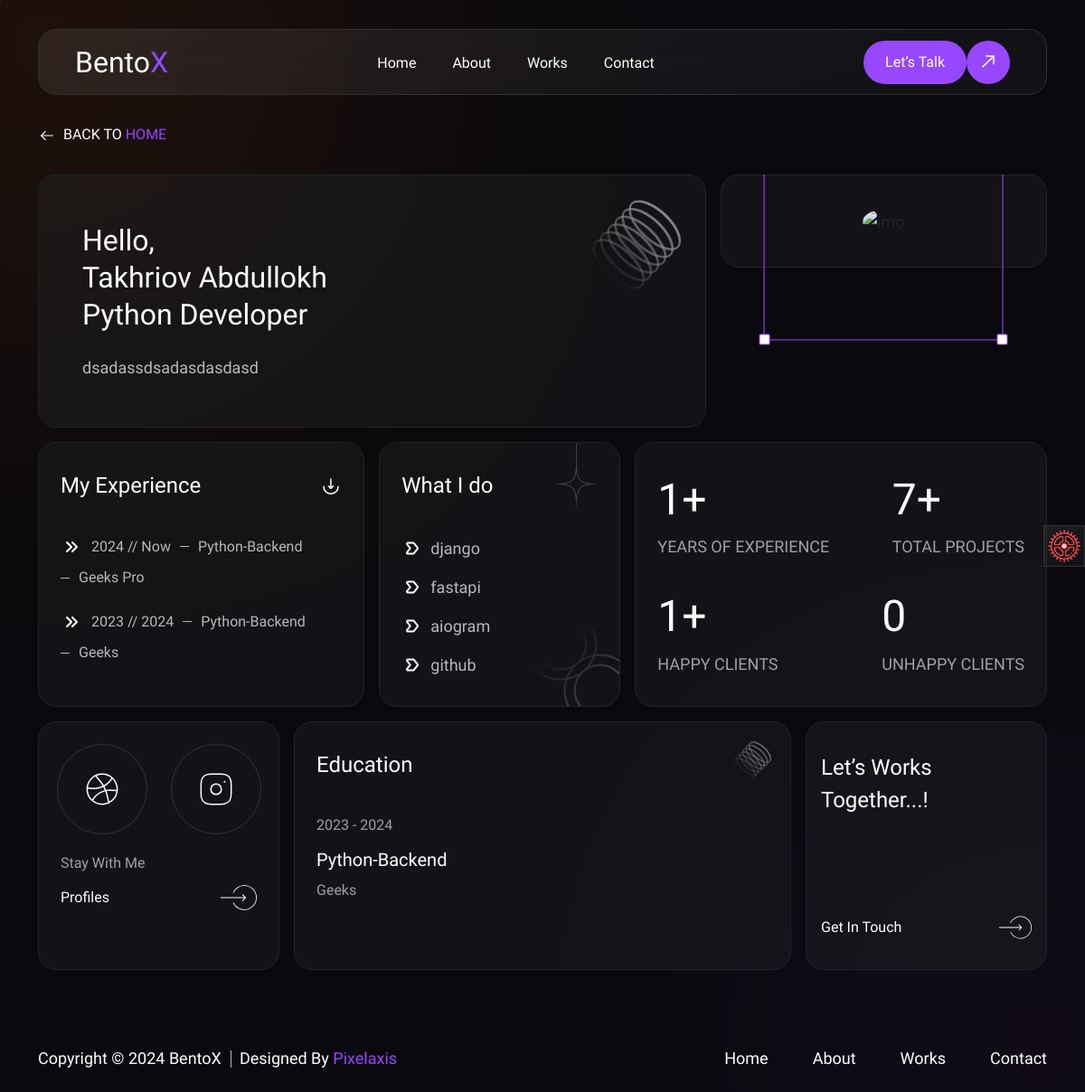
The page /about/ on the database its author committed.
### apps/about/models.py (models this page shows, shortened)
class About(models.Model):
    image = models.ImageField(
        upload_to="images",
        verbose_name= "Фотография"
    )
    title = models.CharField(
        max_length = 255,
        verbose_name = "Язык програмиравание"
    )
    name = models.CharField(
        max_length = 255,
        verbose_name = "ФИО"
    )
    description = models.TextField(
        verbose_name = "Описание"
    )
    experience = models.IntegerField(
        verbose_name = "Опыт Работы"
    )
    project = models.IntegerField(
        verbose_name = "Кол-во Проектов"
    )
    happyclient = models.IntegerField(
        verbose_name = "Кол-во довольнных клиентов"
    )
    unhappyclient = models.IntegerField(
        verbose_name = "Кол-во Недовольныхх клиентов"
    )
    class Meta:
          verbose_name = "Базовые настройки"
          verbose_name_plural = "Базавая настройка"

class Path(models.Model):
    year1 = models.IntegerField(
        verbose_name = "Год"
    )
    year2 = models.CharField(
        max_length = 255,
        verbose_name = "Год2"
    )
    direction = models.CharField(
        max_length = 255,
        verbose_name = "Направление"
    )
    company = models.CharField(
        max_length = 255,
        verbose_name = "Компания"
    )
    class Meta:
          verbose_name = "Настройки Путя"
          verbose_name_plural = "Настройка  Путя"

class Skills(models.Model):
      title = models.CharField(
        max_length = 255,
        verbose_name = "Скиллы"
    )
      class Meta:
          verbose_name = "Настройки скиллов"
          verbose_name_plural = "Настройка склиллов"

class Education(models.Model):
    year1 = models.IntegerField(
        verbose_name = "Год1"
    )
    year2 = models.IntegerField(
        verbose_name = "Год2"
    )
    direction = models.CharField(
        max_length = 255,
        verbose_name = "Направлние"
    )
    company = models.CharField(
        max_length = 255,
        verbose_name = "Обучение"
    )
    class Meta:
          verbose_name = "Настройки Оброзавания"
          verbose_name_plural = "Настройка Оброзавания"

### apps/about/views.py (the view)
# urls.py: path('about/', about, name='about'),
def about(request):
    about = About.objects.latest('id')
    skills = Skills.objects.all()
    path = Path.objects.all()
    education = Education.objects.all()
    return render(request, 'about/about.html', locals())

### templates/about/about.html (shortened to what this page needs)
{% load static %}
<!doctype html>
<html lang="en">
<head>
    <link rel="stylesheet" href="{% static 'assets/css/plugins/aos.css' %}">
    <link href="https://iconsax.gitlab.io/i/icons.css" rel="stylesheet">
    <link rel="stylesheet" href="{% static 'assets/css/style.min.css' %}">
</head>
<body class="position-relative">
    <main class="main  body-bg overflow-hidden">
        <div class="tigger-arrow">
            <div class="gear-icon">
                <img src="{% static 'assets/images/gear.png' %}" alt="img">
            </div>
        </div>
        {% include "include/header.html" %}
        <div class="container position-relative cus-z1 d-flex justify-content-center justify-content-lg-start mb-xxl-15 mb-xl-8 mb-7">
            <div class="backmenu-head">
                <a href="{% url 'index' %}" class="fw_400 fs-seven n0-color text-uppercase golelayla-logo">
                    <span class="ms-1 n0-color">
                        Back To <span class="s1-color"> Home</span>
                    </span>
                </a>
            </div>
        </div>
        <section class="body-box position-relative cus-z-1 pb-xxl-20 pb-xl-15 pb-lg-10 pb-9">
            <div class="container">
                <div class="row mb-xxl-6 mb-4 flex-row-reverse justify-content-center g-xxl-6 g-4 g-xxl-6 g-4">
                    <div class="col-lg-4 col-md-5 col-sm-8" data-aos="zoom-in-up" data-aos-duration="1000">
                        <div class="cmn-box py-xxl-9 py-xl-9 py-lg-9 py-5 px-xxl-8 px-xl-6 px-lg-4 px-6" data-aos="zoom-in-down" data-aos-duration="2000">
                            <div class="layla-thumb position-relative about-layla m-auto text-center">
                                <div class="layla-resize">
                                    <img src="{% static 'assets/images/global/img-resize.png' %}" alt="img">
                                </div>
                            </div>
                        </div>
                    </div>
                    <div class="col-lg-8">
                       <div class="cmn-box py-xxl-13 py-md-13 py-8 px-xxl-15 px-md-12 px-4" data-aos="zoom-in-down" data-aos-duration="1400">
                            <img src="{% static 'assets/images/global/ring2.png' %}" alt="img" class="s-shape2">
                            <div class="layla-infoabout text-center">
                                <h4 class="text-white mb-md-6 mb-4 fw_500">
                                    <span class="d-block">Hello,</span>
                                    {{about.name}}
                                    <span class="d-block">
                                        {{about.title}} Developer
                                    </span>
                                </h4>
                                <p>
                                    {{about.description}}
                                </p>
                            </div>
                       </div>
                    </div>
                </div>
                <div class="row g-xxl-6 g-4 mb-xxl-6 mb-4">
                    <div class="col-xl-4 col-lg-6 col-md-6" data-aos="fade-down" data-aos-duration="1200">
                        <div class="cmn-box h-100 py-xxl-8 py-xl-8 py-lg-8 py-5 px-xxl-8 px-xl-6 px-lg-4 px-6">
                            <div class="d-flex align-items-center justify-content-between mb-10">
                                <h5 class="fw_500 n0-color">
                                    My Experience
                                </h5>
                                <a>
                                </a>
                            </div>
                            <ul class="about-expritext">
                                {% for path in path %}
                                <li>
                                    <span>
                                        <svg width="24" height="24" viewBox="0 0 24 24" fill="none" xmlns="http://www.w3.org/2000/svg">
                                            <path d="M7 7L12 12L7 17M13 7L18 12L13 17" stroke="white" stroke-width="2" stroke-linecap="round" stroke-linejoin="round"/>
                                        </svg>
                                    </span>
                                    <span class="n07">
                                        {{path.year1}} // {{path.year2}}
                                    </span>
                                    <span class="n07 nameta">
                                        {{path.direction}}
                                    </span>
                                    <span class="n07 nameta">
                                        {{path.company}}
                                    </span>
                                </li>
                                {% endfor %}
                            </ul>
                        </div>
                    </div>
                    <div class="col-xl-3 col-lg-6 col-md-6" data-aos="fade-up" data-aos-duration="1400">
                        <div class="cmn-box h-100 py-xxl-8 py-xl-8 py-lg-8 py-5 px-xxl-8 px-xl-6 px-lg-4 px-6">
                            <h5 class="fw_500 n0-color mb-10">
                                What I do
                            </h5>
                            <ul class="about-expritext about-expritext-two">
                                {% for skills in skills %}
                                <li>
                                    <span>
                                    </span>
                                    <span class="n07 fs-six fw_300">
                                        {{skills.title}}
                                    </span>
                                </li>
                                {% endfor %}
                            </ul>
                            <img src="{% static 'assets/images/global/s-shape1rotate.png' %}" alt="img" class="s-shape2rotate">
                            <img src="{% static 'assets/images/global/s-shape3.png' %}" alt="img" class="s-shape3">
                        </div>
                    </div>
                    <div class="col-xl-5" data-aos="fade-down" data-aos-duration="1800">
                        <div class="cmn-box h-100 about-countexprience-wrap py-xxl-8 py-xl-8 py-lg-8 py-5 px-xxl-8 px-xl-6 px-lg-4 px-6">
                            <div class="expri-items-box about-items-counter">
                                <h2 class="fw_600 n0-color mb-2">
                                    {{about.experience}}+
                                </h2>
                                <span class="expri-clr text-uppercase n00-color fw_300 fs-six">
                                    YEARS OF EXPERIENCE
                                </span>
                            </div>
                            <div class="expri-items-box about-items-counter">
                                <h2 class="fw_600 n0-color mb-2">
                                   {{about.project}}+
                                </h2>
                                <span class="expri-clr text-uppercase n00-color fw_300 fs-six">
                                    TOTAL PROJECTS
                                </span>
                            </div>
                            <div class="expri-items-box about-items-counter">
                                <h2 class="fw_600 n0-color mb-2">
                                    {{about.happyclient}}+
                                </h2>
                                <span class="expri-clr text-uppercase n00-color fw_300 fs-six">
                                    HAPPY CLIENTS
                                </span>
                            </div>
                            <div class="expri-items-box about-items-counter">
                                <h2 class="fw_600 n0-color mb-2">
                                    {{about.unhappyclient}}
                                </h2>
                                <span class="expri-clr text-uppercase n00-color fw_300 fs-six">
                                    UNHAPPY CLIENTS
                                </span>
                            </div>
                        </div>
                    </div>
                </div>
                <div class="row g-xxl-6 g-4">
                    <div class="col-lg-3 col-md-6" data-aos="zoom-in-down" data-aos-duration="1400">
                        <div class="text-center h-100 cmn-box position-relative pt-xxl-7 pt-xl-6 pt-5 pb-xxl-6 pb-xl-8 pb-5 px-xxl-8 px-xl-6 px-lg-4 px-4">
                            <ul class="body-social body-socialtwo body-social-sliceabout">
                                <li>
                                    <a href="javascript:void(0)" class="soci">
                                    </a>
                                </li>
                                <li>
                                    <a href="javascript:void(0)" class="soci">
                                    </a>
                                </li>
                            </ul>
                            <div class="stay mt-xxl-5 mt-xl-5 mt-lg-10 mt-12">
                                <a href="{% url 'about' %}" class="d-flex stay-with justify-content-start n06">
                                    Stay With Me
                                </a>
                                <a href="{% url 'about' %}" class="d-flex mt-2 cmn-footarrow align-items-center justify-content-between">
                                    <span class="fw_500 fs-seven n0-color fs-seven fw_300">
                                        Profiles
                                    </span>
                                    <span class="cmn-svg40">
                                    </span>
                                </a>
                            </div>
                        </div>
                    </div>
                    <div class="col-lg-6 order-first order-lg-0" data-aos="zoom-in-up" data-aos-duration="1400">
                        <div class="cmn-box about-education-box h-100 py-xxl-7 py-xl-8 py-lg-8 py-5 px-xxl-8 px-xl-6 px-lg-4 px-6">
                            <img src="{% static 'assets/images/global/ring2.png' %}" alt="img" class="s-shape2">
                            <h5 class="fw_500 n0-color mb-10">
                                Education
                            </h5>
                            <div class="d-flex flex-wrap gap-4 align-items-center justify-content-between">
                                {% for education in education %}
                                <div class="edu-text-box">
                                    <span class="mb-3 d-block fs-seven fw_300 n06">
                                        {{education.year1}} - {{education.year2}}
                                    </span>
                                    <span class="fs20 mb-2 d-block n0-color">
                                        {{education.direction}}
                                    </span>
                                    <span class="d-block fs-seven fw_300 n06">
                                        {{education.company}}
                                    </span>
                                </div>
                                {% endfor %}
                            </div>
                        </div>
                    </div>
                    <div class="col-lg-3 col-md-6 position-relative cus-z1" data-aos="zoom-in-down" data-aos-duration="1400">
                        <a href="{% url 'contact' %}" class="common-serbox position-relative cus-z1 d-flex align-items-center justify-content-center h-100 d-block cmn-box py-xl-8 py-4 px-xxl-6 px-xxl-6 px-lg-4 px-4">
                            <span>
                                <span class="d-block mb-109 fw_500 fs-five n0-color work-respon">
                                    Let’s Works Together...!
                                </span>
                                <span class="d-flex cmn-footarrow get-respons-1199 align-items-center justify-content-between">
                                    <span class="fw_500 fs-seven n0-color">
                                        Get In Touch
                                    </span>
                                </span>
                            </span>
                        </a>
                    </div>
                </div>
            </div>
        </section>
        {% include "include/footer.html" %}
    </main>
</body>
</html>

### rows shown on the page
About: name "Takhriov Abdullokh", title "Python", description "dsadassdsadasdasdasd", experience "1", project "7", happyclient "1", unhappyclient "0"
Path: year1 "2024", year2 "Now", direction "Python-Backend", company "Geeks Pro"
Path: year1 "2023", year2 "2024", direction "Python-Backend", company "Geeks"
Skills: title "django"
Skills: title "fastapi"
Skills: title "aiogram"
Skills: title "github"
Education: year1 "2023", year2 "2024", direction "Python-Backend", company "Geeks"
